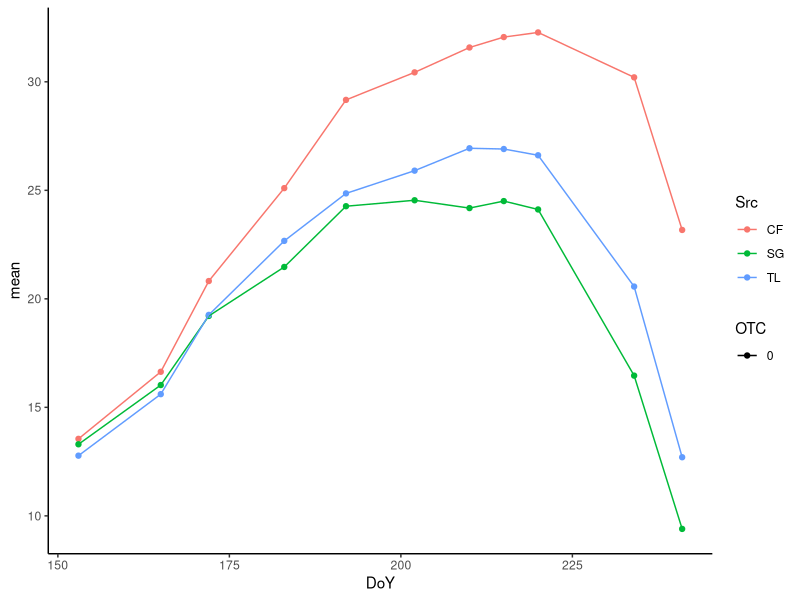
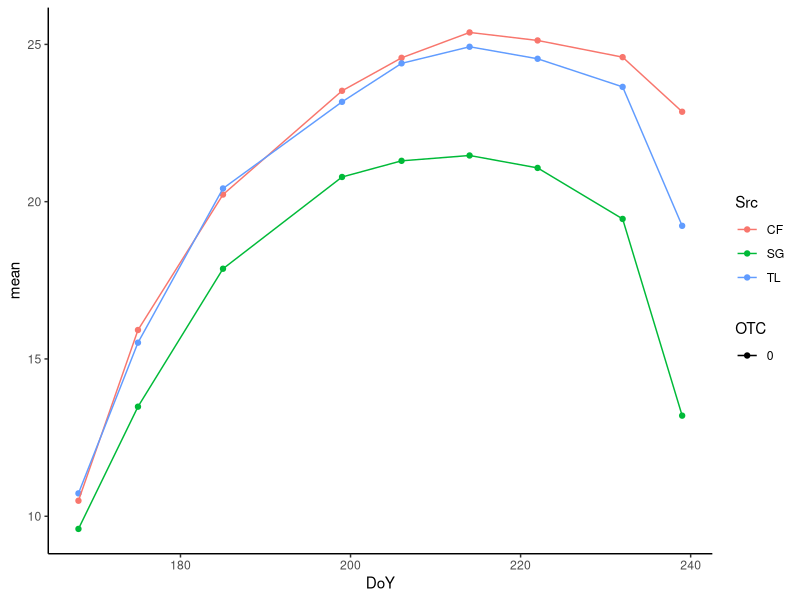
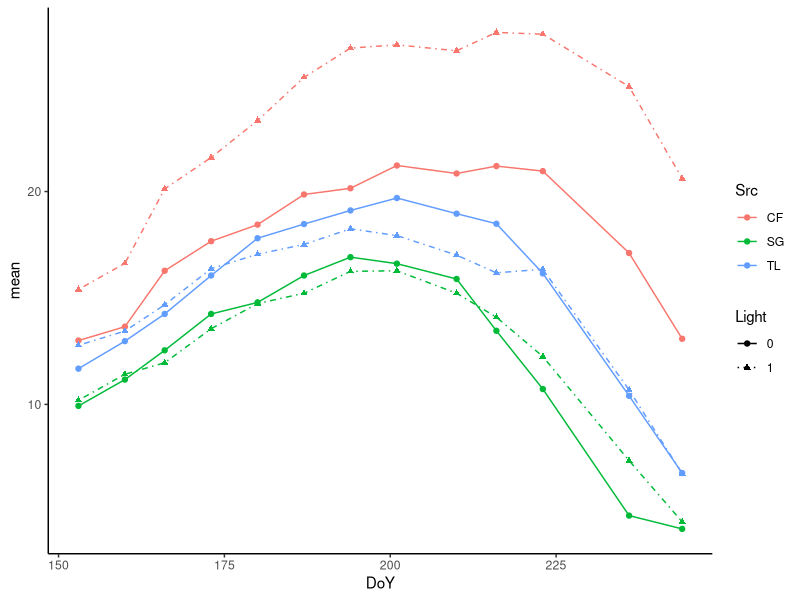
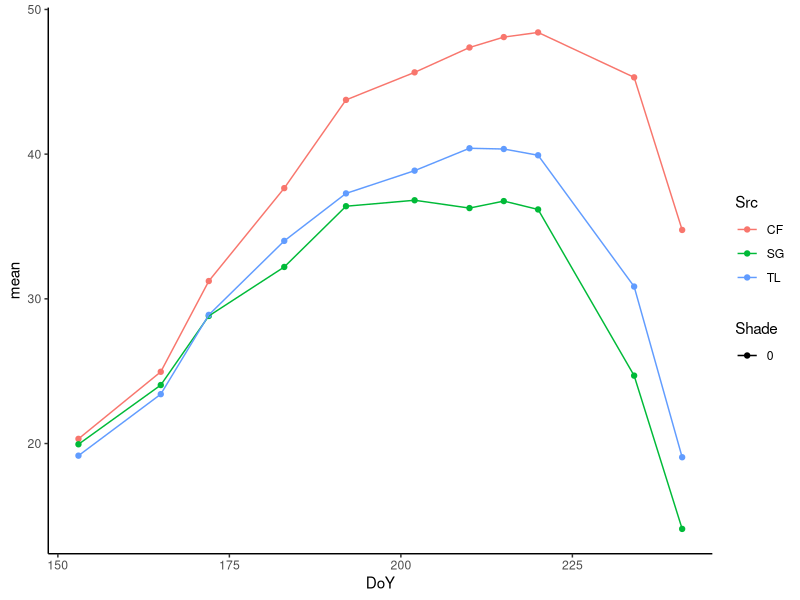
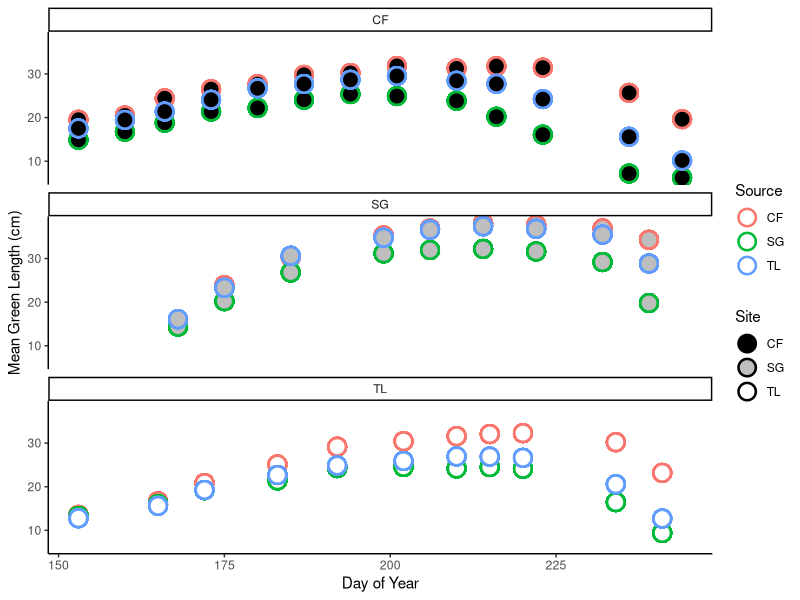

R code for these plots, in order:
## ---- chunk 1
library(tidyverse)
library(lubridate)
## ---- chunk 2
green_data <- read.csv("Total Green Length.csv")%>%
  mutate(across(1:9, as.factor))
## ---- chunk 3
TL_OTC_test <- green_data%>%
  filter(Loc == "TL")%>%
  filter(Shade == 0)%>%
  group_by(Src, DoY, OTC)%>%
  summarise(mean = mean(tot_Gr)/3)%>%
  mutate(OTC = as.factor(OTC))%>%
  filter(DoY != 207)%>%
  filter(DoY != 229)
ggplot(TL_OTC_test, aes(x = DoY, y = mean, color = Src, shape = OTC, linetype = OTC))+
  geom_point() + geom_line()+
  scale_linetype_manual(values = c("solid", "dashed"))+
  scale_shape_manual(values = c("circle", "triangle"))+
  theme_classic()
## ---- chunk 4
TL_OTC_test <- green_data%>%
  filter(Loc == "SG")%>%
  filter(Shade == 0)%>%
  group_by(Src, DoY, OTC)%>%
  summarise(mean = mean(tot_Gr)/3)%>%
  mutate(OTC = as.factor(OTC))%>%
  filter(DoY != 207)%>%
  filter(DoY != 229)
ggplot(TL_OTC_test, aes(x = DoY, y = mean, color = Src, shape = OTC, linetype = OTC))+
  geom_point() + geom_line()+
  scale_linetype_manual(values = c("solid", "dashed"))+
  scale_shape_manual(values = c("circle", "triangle"))+
  theme_classic()
## ---- chunk 5
CF_Lights_test <- green_data%>%
  filter(Loc == "CF")%>%
  group_by(Src, DoY, Light)%>%
  summarise(mean = mean(tot_Gr)/3)
ggplot(CF_Lights_test, aes(x = DoY, y = mean, color = Src, shape = Light, linetype = Light))+
  geom_point() + geom_line()+
  scale_linetype_manual(values = c("solid", "dotdash"))+
  scale_shape_manual(values = c("circle", "triangle"))+
  theme_classic()
## ---- chunk 6
TL_Shades_test <- green_data%>%
  filter(Loc == "TL")%>%
  filter(OTC == 0)%>%
  group_by(Src, DoY, Shade)%>%
  summarise(mean = mean(tot_Gr)/2)%>%
  filter(DoY != 207, DoY != 229)
ggplot(TL_Shades_test, aes(x = DoY, y = mean, color = Src, shape = Shade, linetype = Shade))+
  geom_point() + geom_line()+
  scale_linetype_manual(values = c("solid", "dashed"))+
  scale_shape_manual(values = c("circle", "triangle"))+
  theme_classic()
## ---- chunk 7
to_graph <- green_data%>%
  filter(Shade == 0, Light == 0, OTC == 0)%>%
  group_by(Loc, Src, DoY, Shade)%>%
  summarise(mean = ifelse(Loc == "TL", mean(tot_Gr)/3, mean(tot_Gr)/2))%>%
  filter(DoY != 207, DoY != 229)

ggplot(to_graph, aes(x = DoY, y = mean, color = Src, fill = Loc))+
  geom_point(shape = 21, size = 5, stroke = 1.3)+
  scale_fill_manual(values = c("black", "grey", "white"), name = "Site")+
  scale_color_discrete( name = "Source")+
  theme_classic()+
  labs(x = "Day of Year", y = "Mean Green Length (cm)")+
  facet_wrap(~Loc, ncol = 1)
